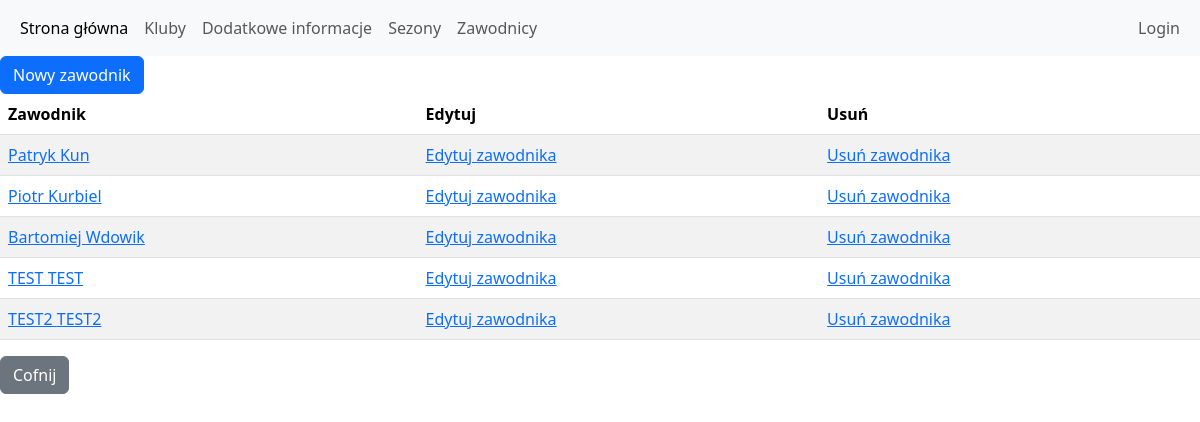
/kluby/portal/zawodnik_wszystkie/, run on the app's committed database.
### kluby/models.py (models this page shows, shortened)
class Zawodnik(models.Model):
    imie = models.CharField(max_length=64, blank=False, unique=False)
    nazwisko = models.CharField(max_length=64, blank=False, unique=False)
    wiek = models.PositiveSmallIntegerField(null=True, blank=True)
    kluby = models.ManyToManyField(Klub)

### kluby/views.py (the view)
# urls.py: path('portal/zawodnik_wszystkie/', zawodnik_wszystkie, name='zawodnik_wszystkie'),
def zawodnik_wszystkie(request):
    zawodnik = Zawodnik.objects.all()
    context = {'zawodnicy': zawodnik}
    return render(request, 'zawodnicy/wszystkie.html', context)

### templates/zawodnicy/wszystkie.html (shortened to what this page needs)
{% extends 'main/portal.html' %}
{% block strona %}
<a class="btn btn-primary" role="button" href="{% url 'zawodnik_nowy' %}">Nowy zawodnik</a>
{% if zawodnicy %}
    <table class="table table-striped table-hover">
      <thead>
        <tr>
          <th scope="col">Zawodnik</th>
          <th scope="col">Edytuj</th>
          <th scope="col">Usuń</th>
        </tr>
      </thead>
        <tbody>
         {% for zawodnik in zawodnicy %}
        <tr>
            <td><a href="/kluby/portal/zawodnik_szczegoly/{{ zawodnik.id }}/">{{ zawodnik.imie }} {{ zawodnik.nazwisko }}</a></td>
            <td><a href="/kluby/portal/zawodnik_edytuj/{{ zawodnik.id }}/" >Edytuj zawodnika</a></td>
            <td><a href="/kluby/portal/zawodnik_usun/{{ zawodnik.id }}/" >Usuń zawodnika</a></td>
        </tr>
        {% endfor %}
        </tbody>
    </table>
{% else %}
    <p>Brak zawodników.</p>
{% endif %}
<a class="btn btn-secondary" role="button" href="{% url 'portal' %}">Cofnij</a>
{% endblock %}

### data on the page
Zawodnik: imie "Patryk", nazwisko "Kun"
Zawodnik: imie "Piotr", nazwisko "Kurbiel"
Zawodnik: imie "Bartomiej", nazwisko "Wdowik"
Zawodnik: imie "TEST", nazwisko "TEST"
Zawodnik: imie "TEST2", nazwisko "TEST2"
